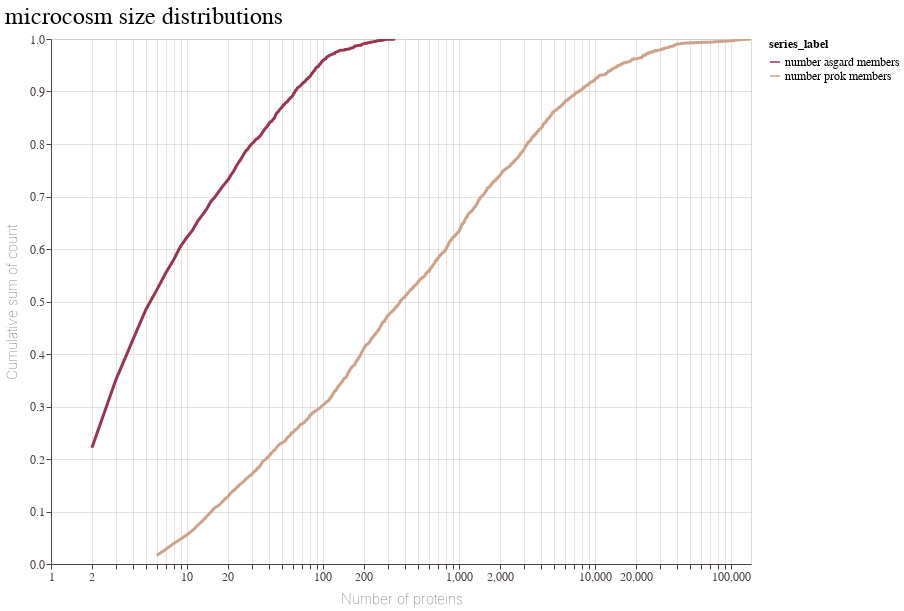

The notebook cell this image was saved under:
### Code cell
plot1, data1 = plot_cumsum_counts(accessions_outdf.Query_count, title='number asgard members', plot_type='default')
plot2, data2 = plot_cumsum_counts(accessions_outdf.Target_count, title='number prok members', plot_type='default')
all_data = pd.concat([data1, data2])
plot, data = plot_cumsum_counts(all_data, formatted_data=True, title='microcosm size distributions', plot_type='default', x_label = "Number of proteins")
plot

### Figure 1 — Vega-Lite specification as saved in the notebook (floating-point values rounded to 4 significant figures; data arrays with more than 128 entries replaced by an {"elided": "..."} marker saying what was removed)
{"config": {"view": {"width": 700, "height": 525}, "title": {"fontSize": 24, "font": "Nunito", "fontWeight": 400, "anchor": "start", "color": "#000000"}, "axisX": {"domain": true, "domainColor": "#4c4443", "domainWidth": 1, "grid": true, "gridColor": "#cec5c1", "gridWidth": 0.5, "labelFont": "NanumGothic", "labelFontSize": 12, "labelColor": "#4c4443", "labelAngle": 0, "labelFlush": false, "tickColor": "#4c4443", "tickSize": 5, "titleFont": "NanumGothic", "titleFontWeight": 100, "titleColor": "#4c4443", "titleFontSize": 14, "titlePadding": 10}, "axisY": {"domain": true, "domainColor": "#4c4443", "domainWidth": 1, "grid": true, "gridColor": "#cec5c1", "gridWidth": 0.5, "labelFont": "NanumGothic", "labelFontSize": 12, "labelColor": "#4c4443", "labelAngle": 0, "tickColor": "#4c4443", "tickSize": 5, "titleFont": "NanumGothic", "titleFontWeight": 100, "titleColor": "#4c4443", "titleFontSize": 14, "titlePadding": 10}, "header": {"labelFont": "NanumGothic", "labelFontSize": 16, "titleFont": "NanumGothic", "titleFontSize": 16}, "range": {"category": ["#983550", "#cca389", "#c4ced4", "#6276ba", "#b25652", "#d8c7be", "#95b5c7", "#5e51ad", "#c27c63", "#e2d9e2", "#7297c1"], "diverging": ["#983550", "#cca389", "#c4ced4", "#6276ba", "#b25652", "#d8c7be", "#95b5c7", "#5e51ad", "#c27c63", "#e2d9e2", "#7297c1"], "sequential": ["#983550", "#cca389", "#c4ced4", "#6276ba", "#b25652", "#d8c7be", "#95b5c7", "#5e51ad", "#c27c63", "#e2d9e2", "#7297c1"]}, "legend": {"labelFont": "NanumGothic", "labelFontSize": 12, "symbolSize": 100, "titleFont": "NanumGothic", "titleFontSize": 12}, "area": {"fill": "#d8c7be"}, "circle": {"fill": "#d8c7be", "size": 40, "opacity": 1, "strokeWidth": 0.2, "stroke": "#4c4443", "scheme": "category20b"}, "line": {"color": "#d8c7be", "stroke": "#d8c7be", "strokeWidth": 1.5}, "trail": {"color": "#d8c7be", "stroke": "#d8c7be", "strokeWidth": 0, "size": 1}, "path": {"stroke": "#d8c7be", "strokeWidth": 0.5}, "point": {"color": "#d8c7be", "size": 40, "strokeWidth": 0.5}, "text": {"font": "NanumGothic", "color": "#d8c7be", "fontSize": 11, "align": "right", "size": 14}, "rule": {"color": "#b3aaa7"}, "bar": {"binSpacing": 1, "continuousBandSize": 10, "fill": "#d8c7be", "stroke": false}, "tick": {"color": "#d8c7be"}}, "layer": [{"mark": {"type": "line", "color": "#c4ced4", "strokeWidth": 3}, "encoding": {"color": {"field": "series_label", "type": "nominal"}, "tooltip": [{"field": "series_label", "type": "nominal"}, {"field": "Number of proteins", "type": "quantitative"}, {"field": "count", "type": "quantitative"}, {"field": "frac_cumsum", "type": "quantitative"}], "x": {"field": "Number of proteins", "scale": {"domain": [1, 140700.0], "type": "log"}, "title": "Number of proteins", "type": "quantitative"}, "y": {"axis": {"labelAlign": "right"}, "field": "frac_cumsum", "scale": {"domain": [0, 1]}, "title": "Cumulative sum of count", "type": "quantitative"}}, "name": "view_3", "title": "microcosm size distributions"}], "data": {"name": "data-dfbfbda7be1656102e8b4f844eb4f78c"}, "params": [{"name": "param_9", "select": {"type": "interval", "encodings": ["x", "y"]}, "bind": "scales", "views": ["view_3"]}], "resolve": {"scale": {"y": "independent"}}, "$schema": "https://vega.github.io/schema/vega-lite/v5.17.0.json", "datasets": {"data-dfbfbda7be1656102e8b4f844eb4f78c": {"elided": "1734 records"}}}
